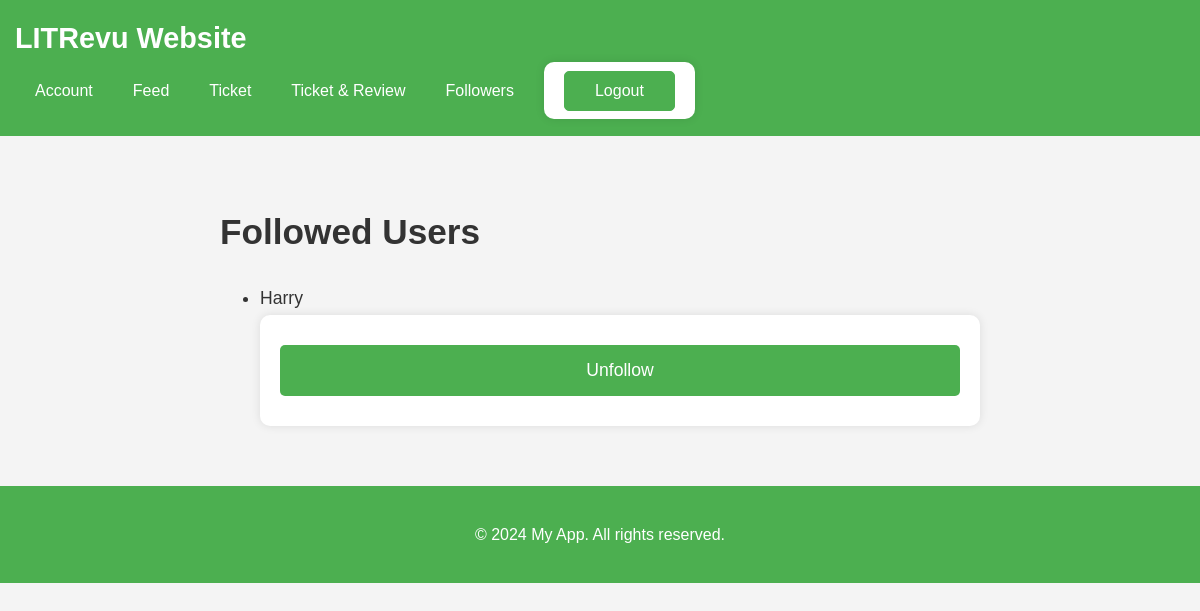
Before: /followed_users/ (signed in) with the older database file.
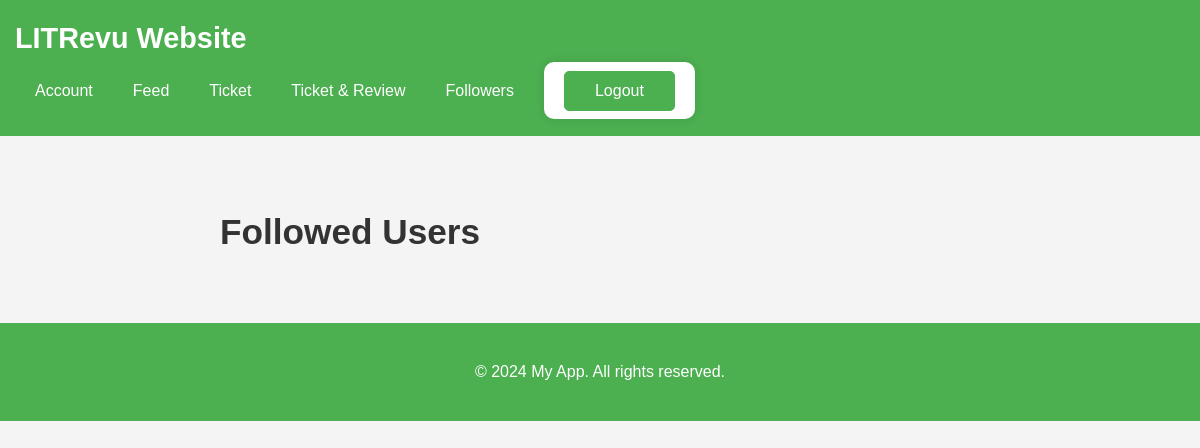
After: the same page with the newer database file.
### myapp/models.py (models this page shows, shortened)
class UserFollows(models.Model):
    user = models.ForeignKey(
        to=settings.AUTH_USER_MODEL, related_name="following", on_delete=models.CASCADE
    )
    followed_user = models.ForeignKey(
        to=settings.AUTH_USER_MODEL, related_name="followers", on_delete=models.CASCADE
    )
    class Meta:
        constraints = [
            UniqueConstraint(
                fields=["user", "followed_user"], name="unique_user_follow"
            )
        ]
        app_label = "myapp"
        verbose_name = "User Follow"
        verbose_name_plural = "User Follows"

### myapp/views.py (the view)
# urls.py: path("followed_users/", views.followed_users, name="followed_users"),
@login_required
def followed_users(request):
    follows = UserFollows.objects.filter(user=request.user)
    return render(request, "followed_users.html", {"follows": follows})

### myapp/context_processors.py (called while the page is built)
def media_url(request):
    return {"media_url": settings.MEDIA_URL}

### myapp/templates/followed_users.html (shortened to what this page needs)
{% extends 'base.html' %}
{% block content %}
    <h1>Followed Users</h1>
    <ul>
        {% for follow in follows %}
            <li>
                {{ follow.followed_user.username }}
                <form method="post" action="{% url 'myapp:unfollow_user' follow.followed_user.id %}">
                    <button type="submit">Unfollow</button>
                </form>
            </li>
        {% endfor %}
    </ul>
{% endblock %}

Changed rows visible on the page:
removed UserFollows: followed_user.username "Harry"
